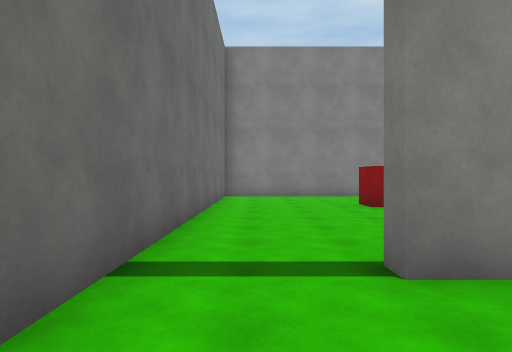
view 1 (above)

16 first-person views from a walk through a scene from a Unity 3-D project. The camera is 1.4 m above the floor, looks level and sees 75° across. The floor is counted in squares, 1.84 m on a side. Each view is taken from the middle of a square. On the plan, view 1 faces up. The plan holds only what a view shows up to about 11 squares ahead; the rest is blank. The place goes on beyond the plan. The player is left out. Surface patterns are stand-ins for the level's own textures.

view 2
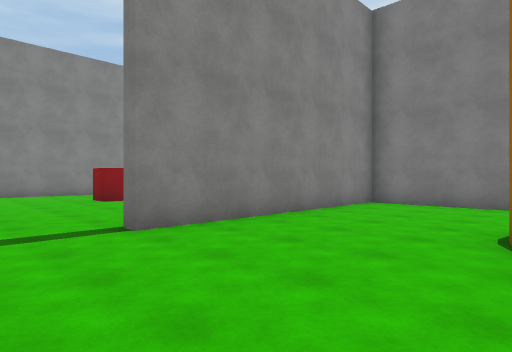

view 3
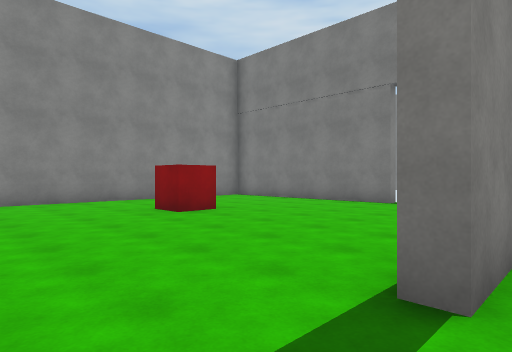

view 4
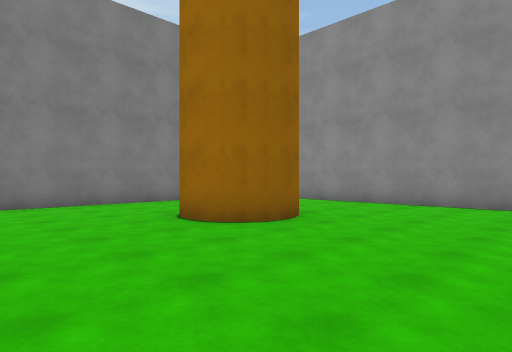

view 5
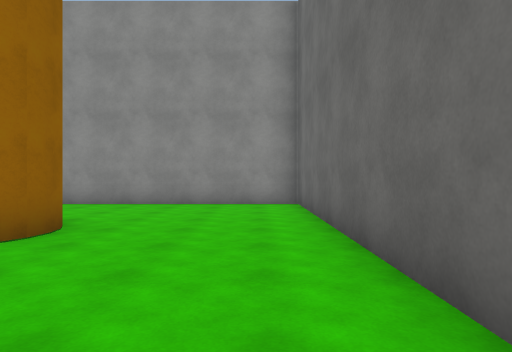

view 6
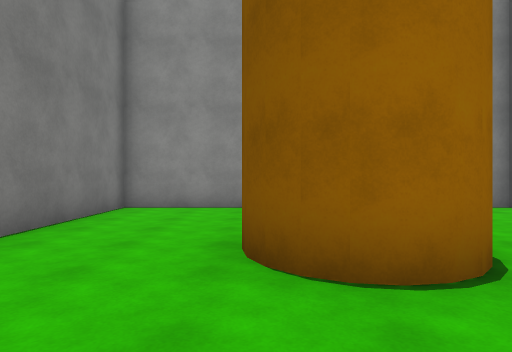

view 7
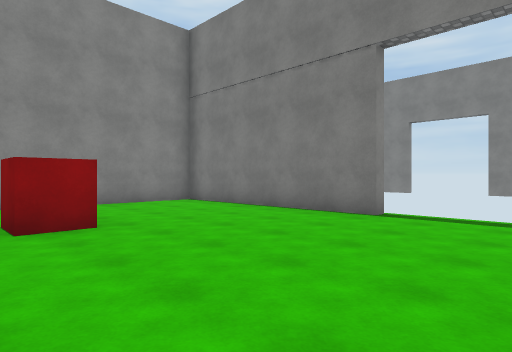

view 8
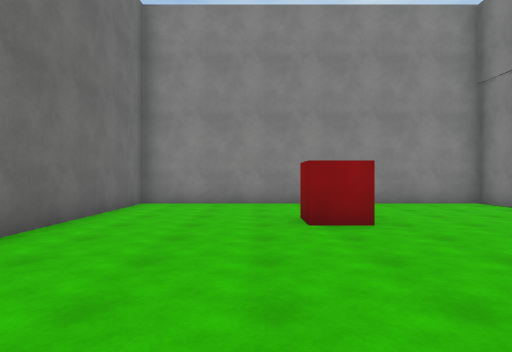

view 9
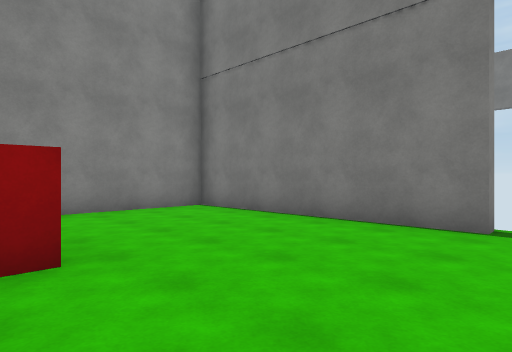

view 10
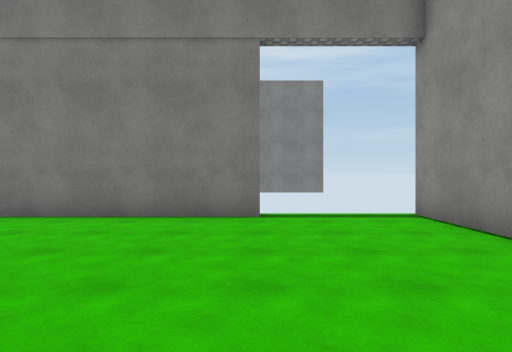

view 11
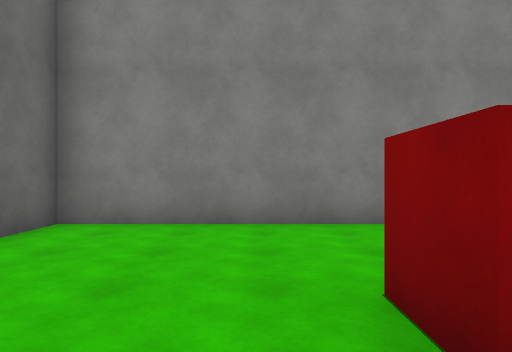

view 12
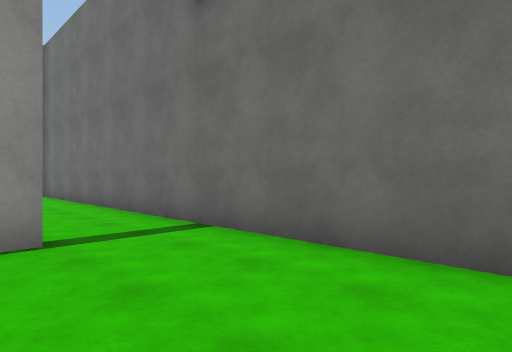

view 13
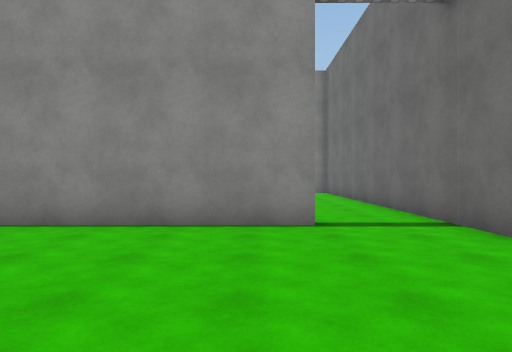

view 14
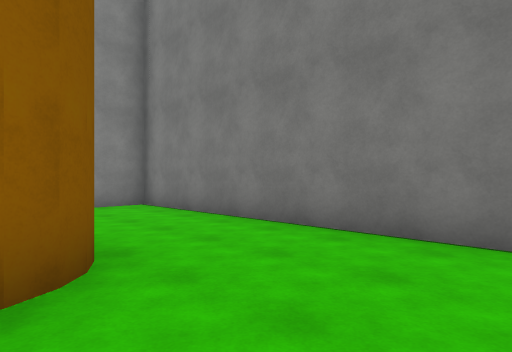

view 15
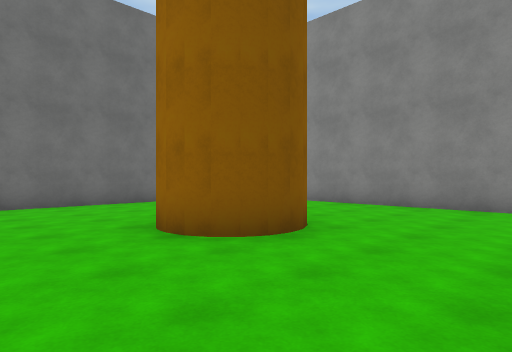

view 16
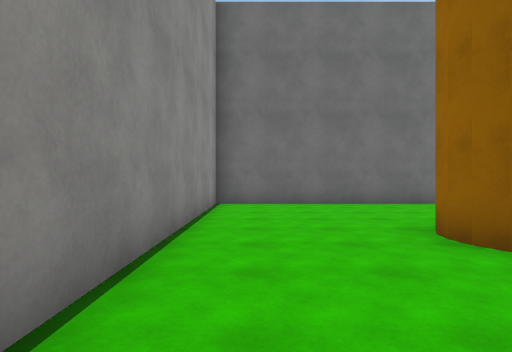

### Floor plan
Points are (right, up) in squares from view 1. A wall is a line through its corners. A room is listed if a view was taken in it or the views show most of it. See-through windows are left out.
Room 1 (views 1, 2, 3, 4, 5, 6, 14, 15, 16)
walls: (3, -1.8) (3.3, -1.5) (3.8, -1.3) (4.5, -1.4); (3, -3.2) (2.8, -2.9) (2.8, -2.5); (4.3, -1.4) (4.8, -1.6); (4.7, -1.5) (4.9, -1.8) (5.1, -2.2); (4.8, -3.4) (4.2, -3.7) (3.5, -3.6); (5.1, -2.8) (4.9, -3.2) (4.7, -3.5); (-1.2, 2.6) (-1.2, -7.1) (8.2, -7.1) (8.2, 2.5) (1.1, 2.5)
ways out: opening at (-0.5, 2) to room 2
Room 2 (views 7, 8, 9, 10, 11, 12, 13)
walls: (8.2, 5.9) (8.2, 12.3) (-1.2, 12.3) (-1.2, 2.6); (1.1, 2.5) (1.1, 2.8) (8.6, 2.8)
ways out: opening at (-0.5, 2) to room 1; gap at (9, 6)
objects: red cube (3, 9)

Positions as (right, up) in squares from view 1, and headings:
1: (0, 0), facing up
2: (-1, -2), facing up-right
3: (-1, 2), facing up-right
4: (-1, 2), facing down-right
5: (0, 2), facing down
6: (5, 1), facing down
7: (2, 3), facing up-right
8: (2, 3), facing up
9: (3, 5), facing up-right
10: (2, 6), facing right
11: (2, 7), facing up
12: (2, 7), facing down-left
13: (2, 8), facing down
14: (4, -6), facing up-right
15: (8, -6), facing up-left
16: (8, -6), facing left
